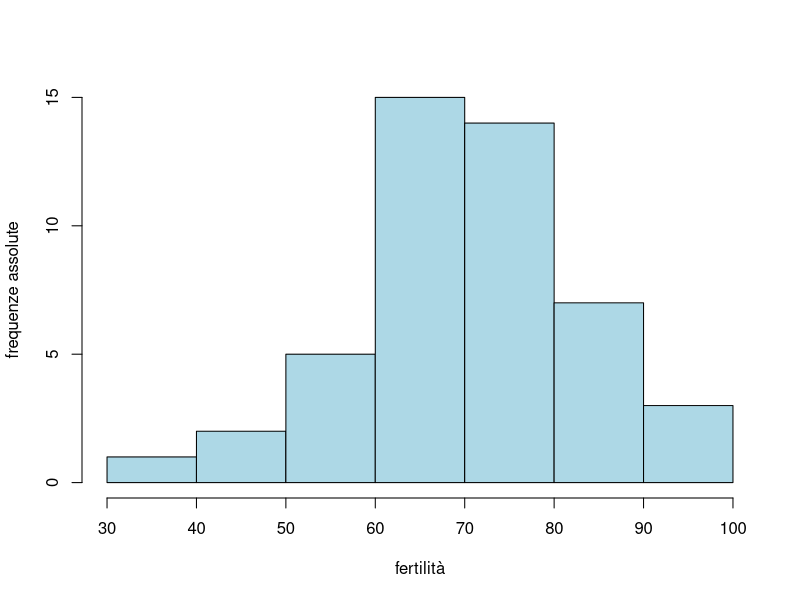
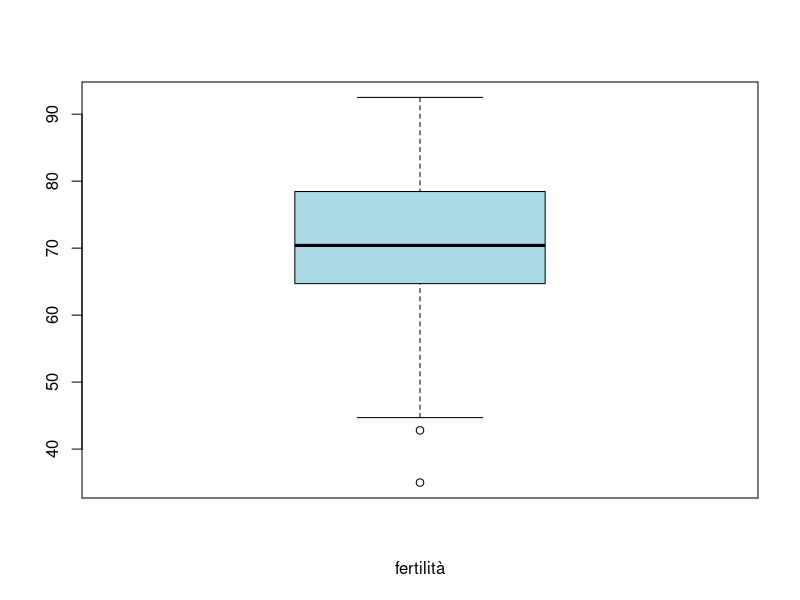
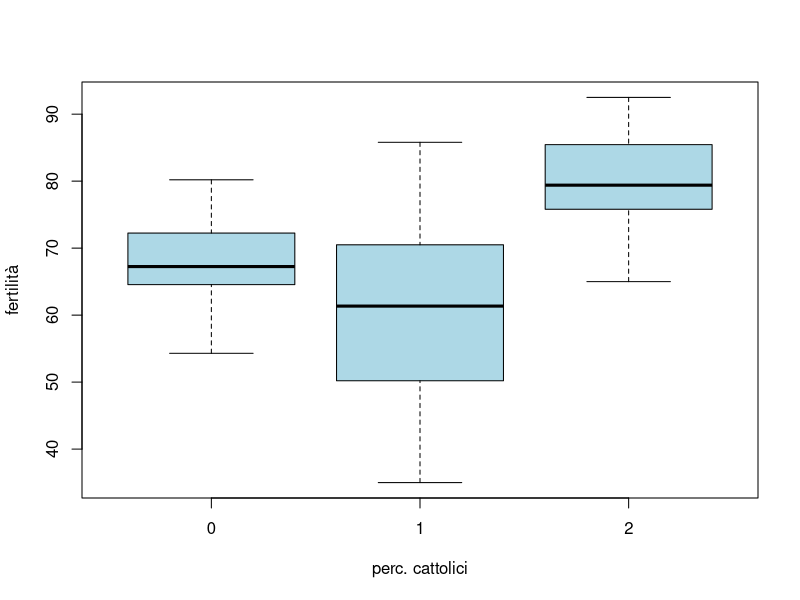
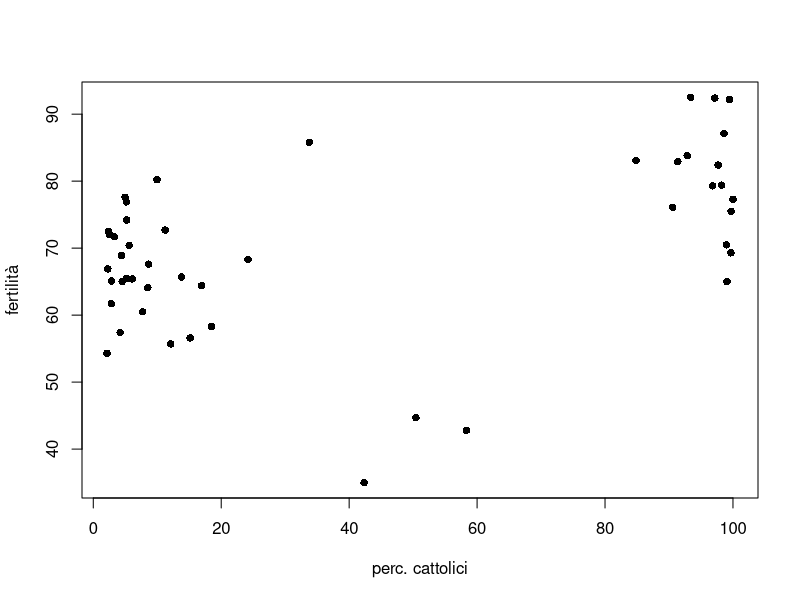

Source code (R) for these figures, in order:
## ---- chunk 1
knitr::opts_chunk$set(echo = FALSE)
## ---- chunk 2
# 1) Usare seq per creare il vettore v1
v1 <- seq(from=4, to=12, by=2)

# 2) Usare rep per creare il vettore v2
v2 <- rep(x=c("a","b","c"), times=c(3,2,4))

# 3) Costruire la matrice M
M <- matrix(c(-3,2,4,9,0.1, -5), ncol=3)

# 4) Controllare la struttare di M ed estrarne le dimensioni
str(M)
ncol(M)
nrow(M)

# 5) Estrarre la seconda riga di M
M[2,]
## ---- chunk 3
# creaiamo una lista contentente i due vettori v1 e v2 e la matrice M
L <- list("v_seq"=v1, "v_rep"=v2, "matrice"=M)
L

# nomi degli elementi di L
names(L)
## ---- chunk 4
# un elemento si può estrarre con l'indice o con il nome
# per estrarre il secondo elemento, sono equivalenti:
L[[2]]
L$v_rep

# salviamo tutto in un file chiamato prova.rda
save.image(file="prova.rda")

# pulizia
rm(list=ls())
## ---- chunk 5
# installiamo (solo la prima volta) e richiamiamo il pacchetto
# install.packages("datasets")
library(datasets)

# richiamiamo il dataset di interesse, chiamato swiss
data("swiss")

# osserviamo il contenuto
ls()

# cambiamento nome da swiss a d
d <- swiss
rm(swiss)
## ---- chunk 6
str(d)
## ---- chunk 7
head(d)
## ---- chunk 8

# numero di colonne (variabili)
ncol(d)

# numero di righe (osservazioni)
nrow(d)

# nomi delle variabili
names(d)

# nomi delle osservazioni (stampo solo i primi 10)
rownames(d)[1:10]
## ---- chunk 9
# ultime 3 righe del dataset
sel <- d[(45:47),]

# colonna relativa all'istruzione (due modi equivalenti)
ed <- d[,4]
ed <- d$Education

# province con fertilità maggiore o uguale a 80
sel <- d[d$Fertility >= 80,]

# istruzione delle province con mortalità infantile maggiore di 22
selEd <- d[d$Infant.Mortality > 22,]$Education
## ---- chunk 10
# 1) dataframe tranne le prime 10 righe
sel <- d[-(1:10),]

# 2) dataframe escludendo le colonne Agriculture e Catholic
sel <- d[,-c(2,5)]

# 3) solo le righe 10, 20 e 30, e solo le colonna 1 e 2
sel <- d[c(10,20,30), c(1,2)]

# 4) province con mortalità infantile minore di 18
sel <- d[d$Infant.Mortality < 18,]

# 5) province con perc. di cattolici superiore a 90
# e indice di istruzione uguale a 7
sel <- d[(d$Catholic > 90) & (d$Education==7),]

# 6) province con fertilità inferiore a 50 oppure superiore a 90
sel <- d[(d$Fertility < 50) | (d$Fertility > 90),]

# 7) fertilità delle province con Examination diverso da 14
selFert <- d[d$Examination != 14,]$Fertility
## ---- chunk 11
# nuova colonna che numera le osservazioni
d$id <- 1:nrow(d)

# nuova colonna Catholic2:
# 0 se la perc. di cattolici è bassa (perc. <= 10)
# 1 se è media (10 < perc. < 90)
# 2 se è alta (perc. >= 90)
d$Catholic2 <- 1
d[d$Catholic <= 10,]$Catholic2 <- 0
d[d$Catholic >= 90,]$Catholic2 <- 2

# variabile categoriale: la trasformo in fattore
d$Catholic2 <- factor(d$Catholic2)

summary(d$Catholic2)
## ---- chunk 12
hist(d$Fertility,
     xlab="fertilità", ylab="frequenze assolute", col="lightblue", main="")
## ---- chunk 13
boxplot(d$Fertility,
        xlab="fertilità", ylab="", col="lightblue")
## ---- chunk 14
boxplot(d$Fertility ~ d$Catholic2,
        xlab="perc. cattolici", ylab="fertilità", col="lightblue")
## ---- chunk 15
plot(d$Catholic, d$Fertility,
     xlab="perc. cattolici", ylab="fertilità", pch=16)
